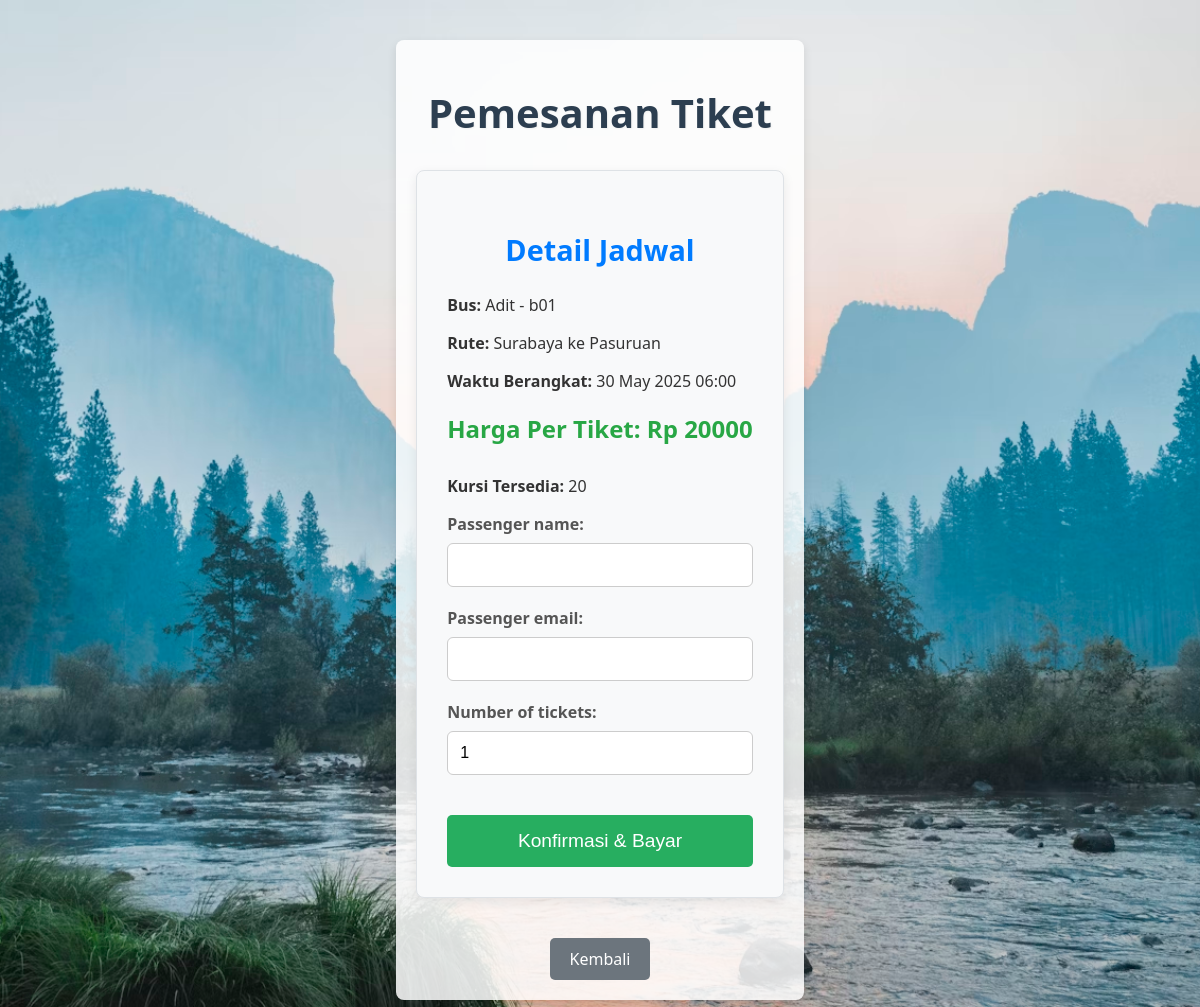
Screenshot of /book/1/ with the database file from the repository.
### bus/models.py (models this page shows, shortened)
class Schedule(models.Model):
    bus = models.ForeignKey(Bus, on_delete=models.CASCADE)
    arrival_time = models.DateTimeField()
    price = models.DecimalField(max_digits=10, decimal_places=2)
    available_seats = models.IntegerField()
    origin = models.CharField(max_length=100, db_index=True)
    destination = models.CharField(max_length=100, db_index=True)
    departure_time = models.DateTimeField(db_index=True)

class Bus(models.Model):
    operator = models.ForeignKey(Operator, on_delete=models.CASCADE)
    bus_number = models.CharField(max_length=50)
    capacity = models.IntegerField()

class Operator(models.Model):
    name = models.CharField(max_length=100)
    description = models.TextField()
    slug = models.SlugField(unique=True) # Untuk URL yang lebih bersih (e.g., /transjatim/)

### bus/views.py (the view)
# urls.py: path('book/<int:schedule_id>/', views.book_ticket, name='book_ticket'),
def book_ticket(request, schedule_id):
    schedule = get_object_or_404(Schedule, id=schedule_id)
    if schedule.available_seats <= 0:
        return render(request, 'bus/book_ticket.html', {
            'schedule': schedule,
            'form': None, # Atau form kosong tanpa tombol submit
            'error_message': 'Maaf, tiket untuk jadwal ini sudah habis.'
        })
    if request.method == 'POST':
        form = BookingForm(request.POST, schedule=schedule) # Teruskan objek schedule
        if form.is_valid():
            booking = form.save(commit=False)
            booking.schedule = schedule
            booking.save()
            schedule.available_seats -= booking.number_of_tickets
            schedule.save()
            return redirect('bus:booking_success', booking_id=booking.id)
    else:
        form = BookingForm(schedule=schedule) # Teruskan objek schedule juga saat GET
    context = {
        'schedule': schedule,
        'form': form,
    }
    return render(request, 'bus/book_ticket.html', context)

### bus/forms.py (shortened to what this page needs)
class BookingForm(forms.ModelForm):
    class Meta:
        model = Booking
        fields = ['passenger_name', 'passenger_email', 'number_of_tickets']
    def __init__(self, *args, **kwargs):
        self.schedule = kwargs.pop('schedule', None) # Ambil objek schedule dari kwargs
        super().__init__(*args, **kwargs)
        self.fields['number_of_tickets'].widget = forms.NumberInput(attrs={'min': 1, 'max': self.schedule.available_seats if self.schedule else 1})

### bus/templates/bus/book_ticket.html (shortened to what this page needs)
{% load static %}
<!DOCTYPE html>
<html lang="en">
<head>
    <link rel="stylesheet" href="{% static 'bus/css/style.css' %}">
</head>
<body>
    <div class="container">
        <h1 class="main-title">Pemesanan Tiket</h1>
        {% if error_message %}
            <p class="message error-message">{{ error_message }}</p>
            <div class="back-link">
                <a href="{% url 'bus:ticket_detail' schedule.id %}" class="btn btn-secondary">Kembali</a>
            </div>
        {% elif form %}
            <div class="booking-form-card">
                <h3>Detail Jadwal</h3>
                <p><strong>Bus:</strong> {{ schedule.bus.operator.name }} - {{ schedule.bus.bus_number }}</p>
                <p><strong>Rute:</strong> {{ schedule.origin }} ke {{ schedule.destination }}</p>
                <p><strong>Waktu Berangkat:</strong> {{ schedule.departure_time|date:"d M Y H:i" }}</p>
                <p class="price-display"><strong>Harga Per Tiket:</strong> Rp {{ schedule.price|floatformat:0 }}</p>
                <p><strong>Kursi Tersedia:</strong> {{ schedule.available_seats }}</p>
                <form method="post" class="booking-form">
                    {% for field in form %}
                        <div class="form-group">
                            {{ field.label_tag }}
                            {{ field }}
                        </div>
                    {% endfor %}
                    <button type="submit">Konfirmasi & Bayar</button>
                </form>
            </div>
            <div class="back-link">
                <a href="{% url 'bus:ticket_detail' schedule.id %}" class="btn btn-secondary">Kembali</a>
            </div>
        {% endif %}
    </div>
</body>
</html>

### bus/static/bus/css/style.css (style rules this page uses)
body { margin: 0 0 0 0; font-family: 'Segoe UI', Tahoma, Verdana, sans-serif; background: no-repeat center center fixed; background-size: cover; background-image: url('../images/gambar.jpg'); color: #333; min-height: 100vh; display: flex; flex-direction: column; justify-content: space-between; }
.container { max-width: 960px; margin: 40px auto; padding: 20px; background-color: rgba(255, 255, 255, 0.85); border-radius: 8px; box-shadow: 0 4px 10px rgba(0, 0, 0, 0.1); }
.main-title { text-align: center; color: #2c3e50; margin: 25px 0 25px 0px; font-size: 2.5em; text-shadow: 1px 1px 2px rgba(0,0,0,0.05); }
.form-group { margin-bottom: 15px; }
.form-group label { display: block; margin-bottom: 5px; font-weight: bold; }
.form-group input[type="text"], .form-group input[type="email"], .form-group input[type="number"], .form-group input[type="datetime-local"], .form-group select { width: 100%; padding: 10px; border: 1px solid #ddd; border-radius: 5px; box-sizing: border-box; }
button[type="submit"], .btn { background-color: #27ae60; color: white; padding: 10px 20px; border: none; border-radius: 5px; cursor: pointer; font-size: 1em; transition: background-color 0.3s ease; text-decoration: none; display: inline-block; text-align: center; }
.back-link { text-align: center; margin-top: 40px; }
.price-display { font-size: 1.5em; color: #28a745; font-weight: bold; margin-top: 20px; margin-bottom: 30px; }
.btn.btn-secondary { background-color: #6c757d; }
.booking-form-card { background-color: #f8f9fa; border: 1px solid #dee2e6; border-radius: 8px; padding: 30px; box-shadow: 0 4px 12px rgba(0,0,0,0.08); max-width: 600px; margin: 30px auto; }
.booking-form-card h3 { color: #007bff; text-align: center; margin-bottom: 25px; font-size: 1.8em; }
.booking-form .form-group { margin-bottom: 20px; }
.booking-form .form-group label { font-weight: bold; color: #555; margin-bottom: 8px; display: block; }
.booking-form .form-group input { padding: 12px; border: 1px solid #ccc; border-radius: 6px; font-size: 1em; }
.booking-form button[type="submit"] { width: 100%; padding: 15px; font-size: 1.2em; margin-top: 20px; }

### rows the page displays
Schedule: bus.operator.name "Adit", bus.bus_number "b01", origin "Surabaya", destination "Pasuruan", departure_time "30 May 2025 06:00", price "20000", available_seats "20"

### other values shown
{{ field.label_tag }} "Passenger name:" "Passenger email:" "Number of tickets:"
